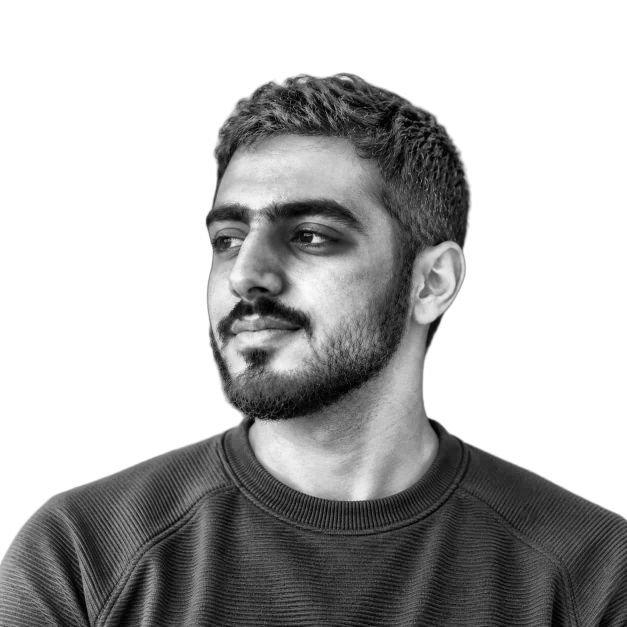
#> input picture source-prepped.png, 1254 x 1254 px, found by its file name (shown at 1/2 size)
$ python make_ascii_svg.py
#> lines starting #> are read from the running program, lines starting #| are printed output that depends on the picture
"""source-prepped.png -> adel-ascii.svg (monochrome, rows wipe in left-to-right, prints once)."""
import numpy as np
from PIL import Image
from xml.sax.saxutils import escape

RAMP = " .`:-=+*cs#%@"  # bright (sparse) -> dark (dense)
COLS = 100
FONT, CW, RH = 7, 4.2, 8     # font size, char width, row height
COLOR = "#c9d1d9"

img = Image.open("source-prepped.png").convert("L")
#> img is the input picture: PIL image 1254x1254 L; min 0, max 255, mean 179.7
rows = max(1, int(COLS * img.height / img.width * 0.5))
#> rows = 50
a = np.array(img.resize((COLS, rows), Image.LANCZOS)) / 255.0
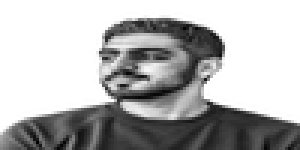
#> a: shape (50, 100) float64 (shown 3 times larger); min 0.00784, max 1, mean 0.704

W, H = COLS * CW, rows * RH + 8
#> W = 420; H = 408
o = [f'<svg xmlns="http://www.w3.org/2000/svg" width="{W:.0f}" height="{H:.0f}" viewBox="0 0 {W:.0f} {H:.0f}">',
     f'<rect width="100%" height="100%" fill="#0d1117"/>',
     f'<style>text{{font-family:Menlo,Consolas,"Liberation Mono",monospace;font-size:{FONT}px;fill:{COLOR};white-space:pre}}</style>',
     "<defs>"]
for r in range(rows):
    b = r * 0.06
    o.append(f'<clipPath id="c{r}"><rect x="0" y="{r*RH+4}" height="{RH}" width="0">'
             f'<animate attributeName="width" from="0" to="{W:.0f}" dur="0.5s" begin="{b:.2f}s" fill="freeze"/></rect></clipPath>')
o.append("</defs>")
for r in range(rows):
    line = "".join(RAMP[min(len(RAMP) - 1, int((1 - v) * len(RAMP)))] for v in a[r])
    if line.strip():
        o.append(f'<text x="0" y="{r*RH+RH+2}" textLength="{W:.0f}" lengthAdjust="spacing" '
                 f'clip-path="url(#c{r})" xml:space="preserve">{escape(line)}</text>')
#> after the loop, o = 99 items
o.append("</svg>")
open("adel-ascii.svg", "w", encoding="utf-8").write("\n".join(o))
print(f"wrote adel-ascii.svg ({COLS}x{rows})")
#| wrote adel-ascii.svg (100x50)
